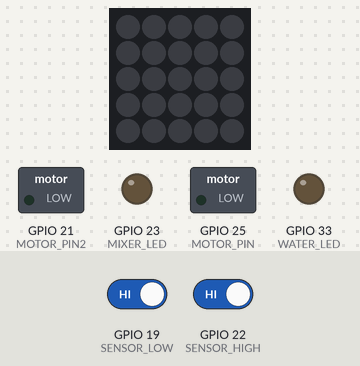
Bench run of a program on a simulated ESP32. Shown: 5×5 RGB LED matrix (first LED top left, wired row by row), switched loads named in the program (green lamp = pin HIGH), output pins drawn as LEDs (lit = HIGH). Inputs (shaded band) come from the test bench; at power-on: GPIO 19 (SENSOR_LOW) HIGH, GPIO 22 (SENSOR_HIGH) HIGH. What the program prints to the serial monitor is not drawn.

Above: at 1.2 s.
1.3 s: GPIO 19 (SENSOR_LOW) driven LOW
At 3.3 s:
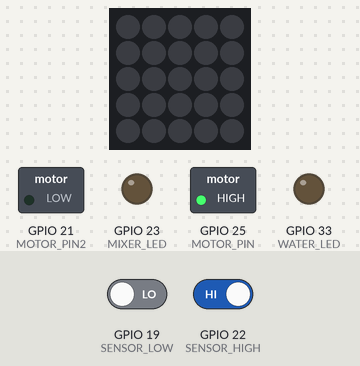
At 5.6 s:
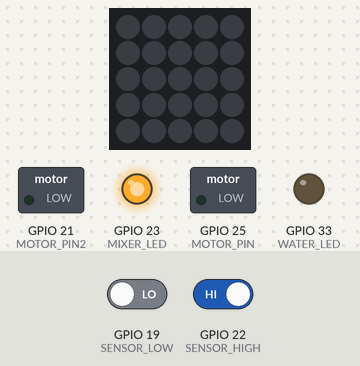
9.8 s: GPIO 19 (SENSOR_LOW) driven HIGH
At 11.0 s:
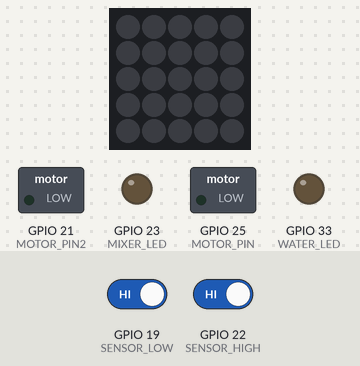
Timing chart, 0 to 12.8 s (numbered marks = the images above; inputs shaded):
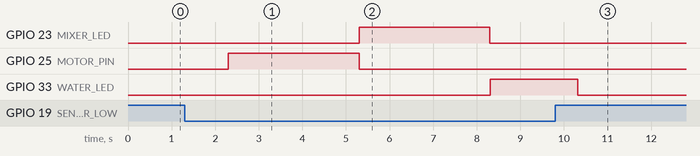

The program:

main.cpp
```cpp
#include <Arduino.h>
#include <M5Atom.h>
#define MOTOR_PIN 25 //モーター制御ピン
#define MOTOR_PIN2 21 //モーター制御ピン
#define MIXER_LED 23 //撹拌機LED出力
#define WATER_LED 33 //水投入LED出力
#define SENSOR_LOW 19 //水位センサ下限の入力
#define SENSOR_HIGH 22 //水位センサ上限の入力
#define MOTOR_SPEED 255 //モータースピード(デューティー比) 0~255
#define MOVESECONDS_MOTOR 3*1000 //モーター稼働時間
#define MOVESECONDS_MIXER 3*1000 //撹拌機稼働時間
#define WAITINGTIME 1*1000 //水位センサチェック時間
// put function declarations here:
bool motorMove();
void motorStop();
void waterReset();//水位センサ下限リセット
void lowCheck();//水位センサ下限チェック
void highCheck();//水位センサ上限チェック

bool start = false; //スタートフラグ
//bool waterCountStart = false;
bool intoWater = false; //水投入フラグ
bool complete = false; //完了フラグ
unsigned long water1=0, water2=0,motor1=0,motor2=0,inWater1=0,inWater2=0; //時間計る用

void setup()
{
  M5.begin(true, true, true);
  pinMode(MOTOR_PIN, OUTPUT);
  pinMode(MOTOR_PIN2, OUTPUT);
  pinMode(MIXER_LED, OUTPUT);
  pinMode(WATER_LED, OUTPUT);
  pinMode(SENSOR_LOW, INPUT_PULLUP);
  pinMode(SENSOR_HIGH, INPUT_PULLUP);


  digitalWrite(MOTOR_PIN, LOW);
  digitalWrite(MIXER_LED, LOW);
  digitalWrite(WATER_LED, LOW);
  digitalWrite(MOTOR_PIN2, LOW);
}

void loop()
{
  if(!start && !intoWater){
    Serial.println("lowCheck");
    lowCheck();
  }
  /*
  if (digitalRead(SENSOR_LOW) == HIGH) {
    if(!waterCountStart && !start && !intoWater){
      water1 = millis();
      waterCountStart = true;
    }else if(waterCountStart && !start && !intoWater){
      water2 = millis();
      if(water2 - water1 > WAITINGTIME){
        start = true;
      }
    }
  }
  */
  if(start){
    waterReset();
    if(motor1 == 0){
      motor1 = millis();
    }
    if(!motorMove()){

        motorStop();
        Serial.println("motorStop");
        digitalWrite(MIXER_LED, HIGH);
        Serial.println("mixerStart");
        delay(MOVESECONDS_MIXER);
        digitalWrite(MIXER_LED, LOW);
        Serial.println("mixerStop");
        delay(10);
        motor1 = 0;
        start = false;
        intoWater = true;


    }


  }
  if(intoWater){
      Serial.println("intoWater");
      digitalWrite(WATER_LED, HIGH);
      delay(1000);
      highCheck();
    }


}

// put function definitions here:
bool motorMove()
{
  Serial.println("motorMove");
  digitalWrite(MOTOR_PIN, HIGH);
  //analogWrite(MOTOR_PIN, MOTOR_SPEED);
  motor2 = millis();
  if(motor2 - motor1 > MOVESECONDS_MOTOR)return false;
  return true;
}

void motorStop()
{
  digitalWrite(MOTOR_PIN, LOW);
}

void waterReset()
{
  water1=0;water2=0;
}

void lowCheck()
{
  if (digitalRead(SENSOR_LOW) == LOW)
  {
    water1 = millis();
    while (digitalRead(SENSOR_LOW) == LOW)
    {
      water2 = millis();
      if (water2 - water1 > WAITINGTIME)
      {
        start = true;
        break;
      }
    }
  }
}

void highCheck()
{
  Serial.println("highCheck");
  if (digitalRead(SENSOR_HIGH) == HIGH)
  {
    inWater1 = millis();
    while (digitalRead(SENSOR_HIGH) == HIGH)
    {
      inWater2 = millis();
      if (inWater2 - inWater1 > WAITINGTIME)
      {
        intoWater = false;
        digitalWrite(WATER_LED, LOW);
        complete = true;
        break;
      }
    }
  }
}
```

Measured:
- after the input at 1.3 s, GPIO 23 (MIXER_LED): LOW → HIGH after 4.0 s, → LOW 3.0 s later; GPIO 25 (MOTOR_PIN): LOW → HIGH after 1.0 s, → LOW 3.0 s later; GPIO 33 (WATER_LED): LOW → HIGH after 7.0 s
- after the input at 9.8 s, GPIO 23 (MIXER_LED): stays LOW (without the input it goes to HIGH after 4.5 s); GPIO 25 (MOTOR_PIN): stays LOW (without the input it goes to HIGH after 1.5 s); GPIO 33 (WATER_LED): goes on until 10.3 s, then stays LOW
